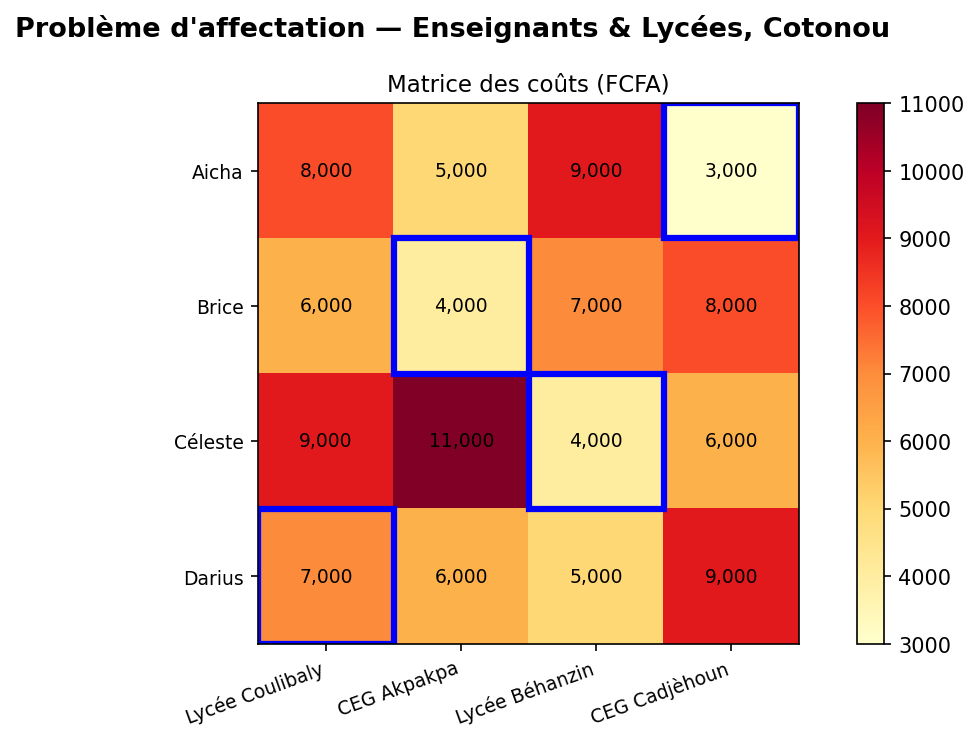

Here is the Python script that generated this plot:
# Problème d'affectation -Enseignants et lycée
# Auteur : Marie-Odette | Master 1 RO, IMSP, UAC

import pulp
import matplotlib.pyplot as plt
import numpy as np

# Les agents et les tâches

enseignants = ["Aicha", "Brice", "Céleste", "Darius"]
etablissements = ["Lycée Coulibaly", "CEG Akpakpa", "Lycée Béhanzin", "CEG Cadjèhoun" ]

# Matrice des coûts (en FCFA de transport/ semaine)

couts = {
    "Aicha" : {
        "Lycée Coulibaly" : 8000,
        "CEG Akpakpa" : 5000,
        "Lycée Béhanzin" : 9000, 
        "CEG Cadjèhoun" : 3000
    },
    "Brice" : {
        "Lycée Coulibaly" : 6000,
        "CEG Akpakpa" : 4000,
        "Lycée Béhanzin" : 7000, 
        "CEG Cadjèhoun" : 8000
    },
    "Céleste" : {
        "Lycée Coulibaly" : 9000,
        "CEG Akpakpa" : 11000,
        "Lycée Béhanzin" : 4000, 
        "CEG Cadjèhoun" : 6000
    },
    "Darius" : {
        "Lycée Coulibaly" : 7000,
        "CEG Akpakpa" : 6000,
        "Lycée Béhanzin" : 5000, 
        "CEG Cadjèhoun" : 9000
    }
}

# Vérification rapide

print(f"{len(enseignants)} enseignants, {len(etablissements)} établissements")
couts_def = 0
for enseignant in enseignants : 
    couts_def +=len(couts[enseignant])

print(f"{couts_def} coûts définis - attendus : {len(enseignants)*len(etablissements)}")


# Création du modèle
prob = pulp.LpProblem("Affectation_Benin", pulp.LpMinimize)

# Variables de décision : x[i][j] = 1 si enseignant i affecté à l'établissement j

x = {
    i : {
        j: pulp.LpVariable(f"x_{i}_{j}", cat = "Binary")
        for j in etablissements
    }
    for i in enseignants
}

# Vérification
print(f"Exemple : {x["Aicha"]['CEG Akpakpa']}")

# Fontion objectif : minimiser le coût total 
prob += pulp.lpSum(couts[i][j]*x[i][j] for i in enseignants for j in etablissements), "Coût_total"

print("\nFonction objectif ajoutée")
print(prob, "=", prob.objective)

# Contraintes
# A Chaque enseignant est affecté un seul établissement
for i in enseignants : 
    prob += pulp.lpSum(x[i][j] for j in etablissements) == 1, f"Enseignant_{i}"

# Chaque etablissement reçoit exactement un enseignant

for j in etablissements : 
    prob += pulp.lpSum(x[i][j] for i in enseignants) == 1, f"Etablissement_{j}"

# Vérification
print(f"Nombre de contraintes : {len(prob.constraints)}")
print("\nListe des contraintes : ")
for nom, contrainte in prob.constraints.items() : 
    print(f" {nom} : {contrainte}")

# Résolution du problème
prob.solve(pulp.PULP_CBC_CMD(msg = 0))

#Statut
print(f"Statut : {pulp.LpStatus[prob.status]}")
print(f"Coût optimal : {pulp.value(prob.objective):,.0f} FCFA\n")

# Affichage de la solution
print("Affectation optimale : ")
for i in enseignants : 
    for j in etablissements : 
        if pulp.value(x[i][j])==1 : 
            print(f" {i} -> {j} : {couts[i][j] :,} FCFA")



# Visualisation
fig, ax1 = plt.subplots(figsize = (8, 5))
fig.suptitle("Problème d'affectation - Enseignants & Lycées, Cotonou", fontsize = 13, fontweight = 'bold')

# Heatmap de la matrice des coûts
ax1.set_title("Matrice des coûts (FCFA)", fontsize = 11)

matrice = np.array([[couts[i][j] for j in etablissements] 
  for i in enseignants                 
])

im = ax1.imshow(matrice, cmap = "YlOrRd")
ax1.set_xticks(range(len(etablissements)))
ax1.set_yticks(range(len(enseignants)))
ax1.set_xticklabels(etablissements, rotation = 20, ha = 'right', fontsize = 9)
ax1.set_yticklabels(enseignants, fontsize=9)

for i in range(len(enseignants)) : 
    for j in range(len(etablissements)) : 
        ax1.text(j, i, f"{matrice[i, j]:,}", ha = "center", va = "center", fontsize = 9)

for i, ens in enumerate(enseignants) : 
    for j, etab in enumerate(etablissements) : 
        if pulp.value(x[ens][etab]) == 1 : 
            ax1.add_patch(plt.Rectangle(
                (j - 0.5, i - 0.5), 1, 1, fill = False, edgecolor = 'blue', lw = 3

))
            
plt.colorbar(im, ax = ax1)
plt.tight_layout()
plt.savefig("affectation_benin.png", dpi = 150, bbox_inches = 'tight')
plt.show()
print("Graphique sauvegardé → affectation_benin.png")
